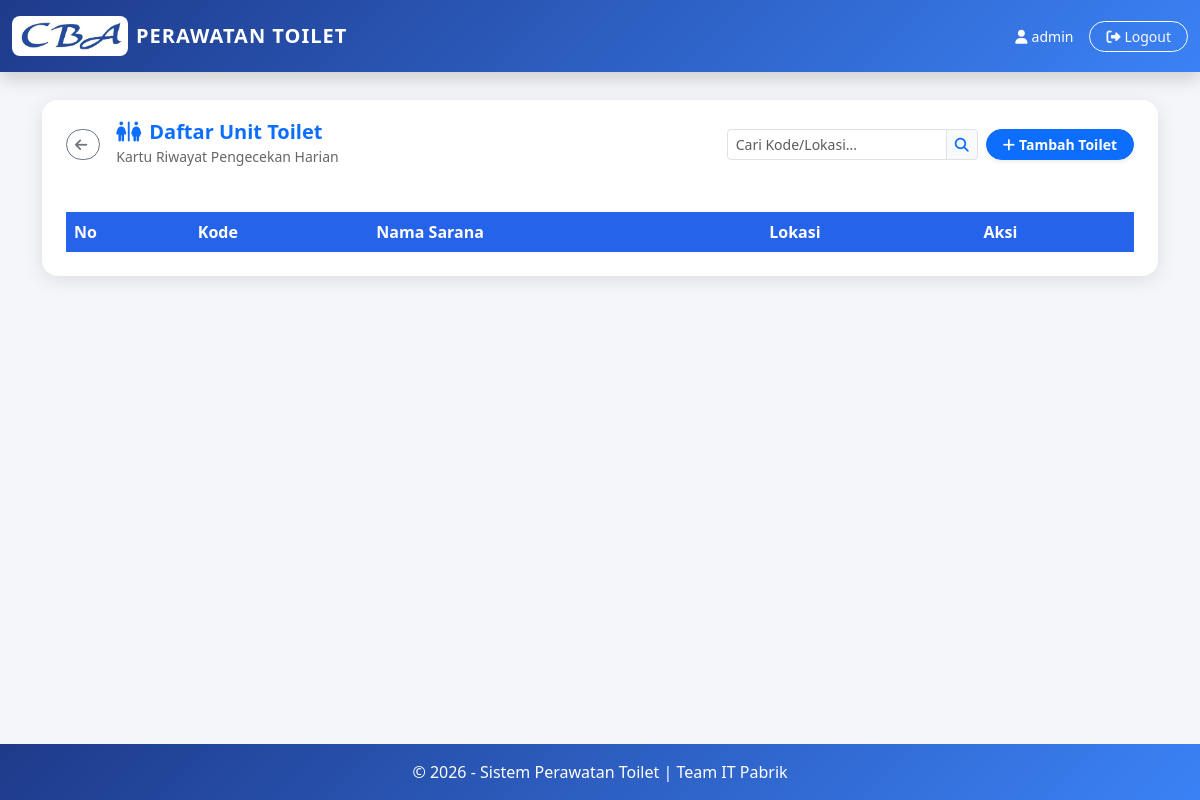
The app's page /toilet_home.php (signed in), older data.
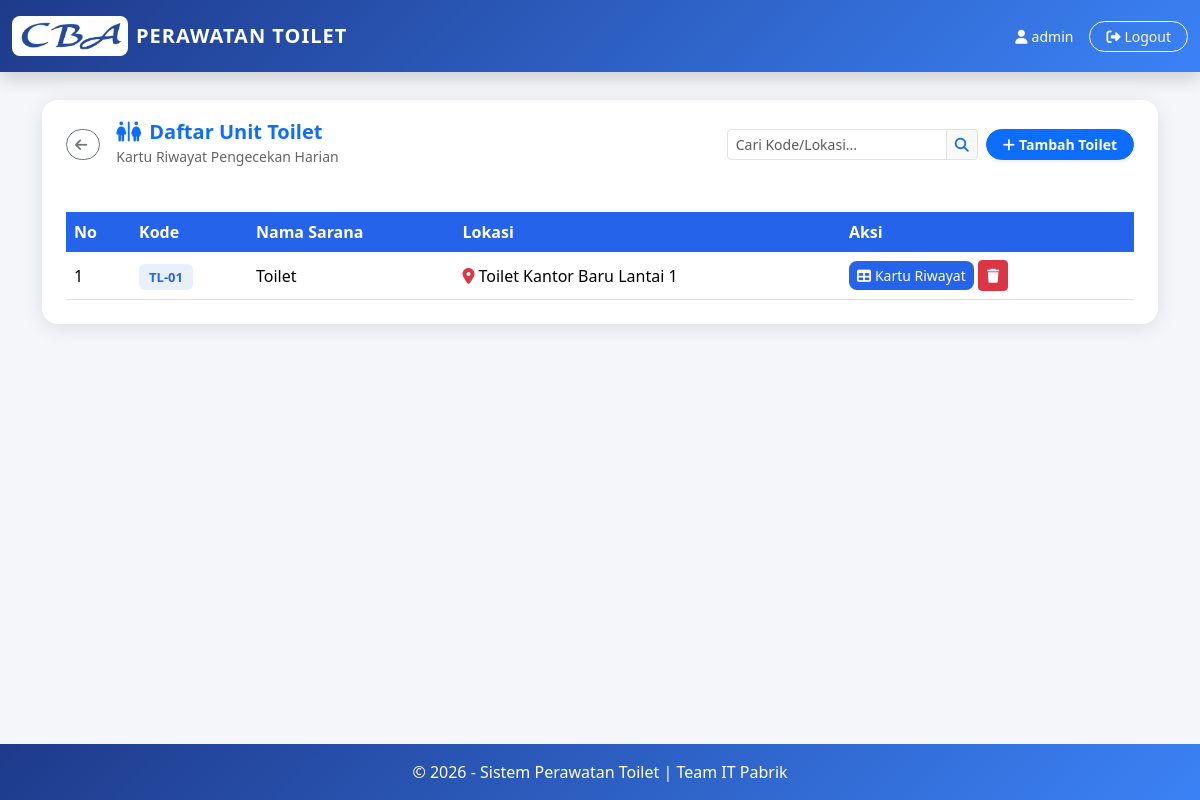
The same page, newer data.
### tables this page shows
CREATE TABLE `toilet_unit` (
  `id` int(11) NOT NULL,
  `no_kode` varchar(50) NOT NULL,
  `nama_sarana` varchar(100) DEFAULT 'Toilet',
  `lokasi` varchar(200) DEFAULT NULL
);

### toilet_home.php (the view, shortened to what the changed rows need)
<?php
include "config/koneksi.php";
mysqli_query($conn, "CREATE TABLE IF NOT EXISTS `toilet_unit` (
  `id` int(11) NOT NULL AUTO_INCREMENT,
  `no_kode` varchar(50) NOT NULL,
  `nama_sarana` varchar(100) DEFAULT 'Toilet',
  `lokasi` varchar(200) DEFAULT NULL,
  PRIMARY KEY (`id`)
) ENGINE=InnoDB DEFAULT CHARSET=utf8mb4");
mysqli_query($conn, "CREATE TABLE IF NOT EXISTS `checklist_toilet` (
  `id` int(11) NOT NULL AUTO_INCREMENT,
  `toilet_id` int(11) NOT NULL,
  `tahun` int(4) NOT NULL,
  `bulan` tinyint(2) NOT NULL,
  `tanggal_cek` date DEFAULT NULL,
  `tissue_toilet` enum('Ok','Nok') DEFAULT NULL,
  `lantai_bersih` enum('Ok','Nok') DEFAULT NULL,
  `closet_bersih` enum('Ok','Nok') DEFAULT NULL,
  `dinding_bersih` enum('Ok','Nok') DEFAULT NULL,
  `kran_shower` enum('Ok','Nok') DEFAULT NULL,
  `sarang_laba` enum('Ok','Nok') DEFAULT NULL,
  `tersedia_pewangi` enum('Ok','Nok') DEFAULT NULL,
  `lap_sabun` enum('Ok','Nok') DEFAULT NULL,
  `tempat_sampah` enum('Ok','Nok') DEFAULT NULL,
  `matikan_lampu` enum('Ok','Nok') DEFAULT NULL,
  `paraf` varchar(100) DEFAULT NULL,
  `catatan` text DEFAULT NULL,
  `foto` varchar(255) DEFAULT NULL,
  `users_id` int(11) DEFAULT NULL,
  `created_at` datetime DEFAULT CURRENT_TIMESTAMP,
  PRIMARY KEY (`id`),
  UNIQUE KEY `unique_toilet_date` (`toilet_id`, `tanggal_cek`)
) ENGINE=InnoDB DEFAULT CHARSET=utf8mb4");
$where = "";
$listToilet = mysqli_query($conn, "SELECT * FROM toilet_unit $where ORDER BY no_kode ASC");
?>
<!DOCTYPE html>
<html lang="id">
<head>
  <link href="https://cdn.jsdelivr.net/npm/bootstrap@5.3.2/dist/css/bootstrap.min.css" rel="stylesheet">
</head>
<body>
  <div class="container" style="margin-top:100px; padding-bottom:40px; flex:1;">
    <div class="card card-toilet">
      <div class="card-body p-4">
        <div class="table-responsive">
          <table class="table table-hover align-middle mb-0">
            <thead>
              <tr>
                <th>No</th>
                <th>Kode</th>
                <th>Nama Sarana</th>
                <th>Lokasi</th>
                <th>Aksi</th>
              </tr>
            </thead>
            <tbody>
              <?php $no = 1;
              while ($row = mysqli_fetch_assoc($listToilet)): ?>
                <tr>
                  <td data-label="No"><?= $no++ ?></td>
                  <td data-label="Kode"><span class="toilet-badge"><?= htmlspecialchars($row['no_kode']) ?></span></td>
                  <td data-label="Nama Sarana"><?= htmlspecialchars($row['nama_sarana']) ?></td>
                  <td data-label="Lokasi">
                    <span><i
                        class="fa-solid fa-location-dot text-danger me-1"></i><?= htmlspecialchars($row['lokasi']) ?></span>
                  </td>
                  <td data-label="Aksi">
                    <a href="toilet_kartu.php?toilet_id=<?= $row['id'] ?>" class="btn btn-kartu btn-sm flex-grow-1">
                      <i class="fa-solid fa-table me-1"></i><span class="d-inline">Kartu Riwayat</span>
                    </a>
                    <?php if (($_SESSION['role'] ?? '') === 'Admin'): ?>
                      <button type="button" class="btn btn-danger btn-sm" onclick="confirmDelete(<?= $row['id'] ?>)">
                        <i class="fa-solid fa-trash"></i>
                      </button>
                    <?php endif; ?>
                  </td>
                </tr>
              <?php endwhile; ?>
            </tbody>
          </table>
        </div>
      </div>
    </div>
  </div>
</body>
</html>

Row changes from the older to the newer data that the page shows:
added toilet_unit: no_kode "TL-01", nama_sarana "Toilet", lokasi "Toilet Kantor Baru Lantai 1"
